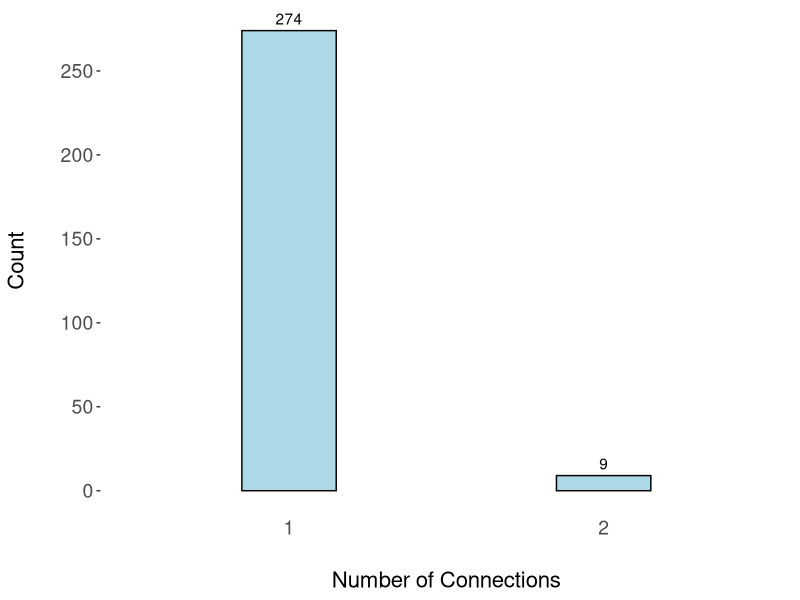
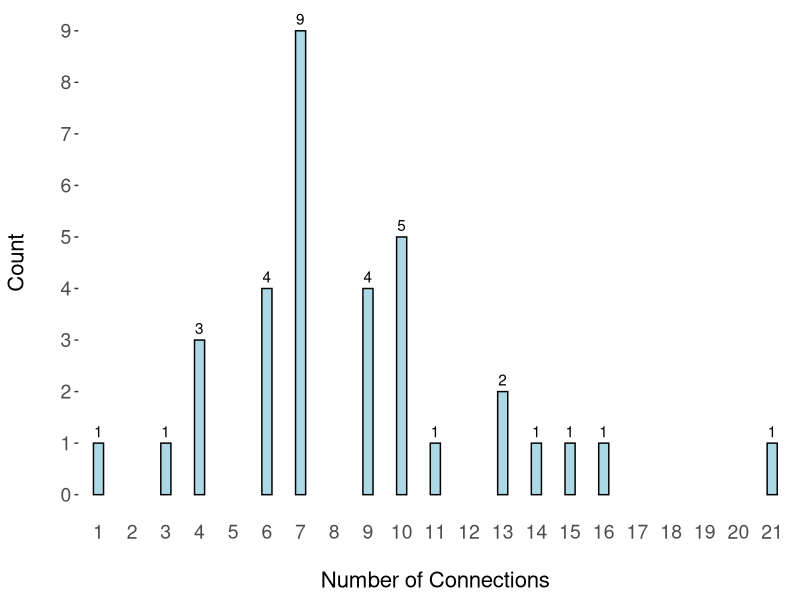

Source code (R) for these figures, in order:
# Load necessary libraries
library(ggplot2)

# Load the data
data <- read.csv("bipartite_dataset.csv")


data_filtered <- subset(data, edge == 1)

# Get the number of connections for each director
director_connections <- table(data_filtered$director)
director_connections_df <- data.frame(Director = names(director_connections), Connections = as.integer(director_connections))

# Get the number of connections for each company
company_connections <- table(data_filtered$company)
company_connections_df <- data.frame(Company = names(company_connections), Connections = as.integer(company_connections))

hist_directors <- ggplot(director_connections_df, aes(x = as.factor(Connections))) +
  geom_bar(color = "black", fill = "lightblue", width = 0.3) +
  geom_text(stat='count', aes(label=..count..), vjust=-0.5) +
  scale_x_discrete(breaks = seq(1, max(company_connections_df$Connections))) +
  scale_y_continuous(breaks = scales::pretty_breaks(n = 10)) +
  labs(x = "Number of Connections",
       y = "Count") +
  theme(axis.text.x = element_text(size = 14),
        axis.text.y = element_text(size = 14),
        axis.ticks.x = element_blank(),
        panel.grid.major = element_blank(),
        panel.grid.minor = element_blank(),
        axis.title.x = element_text(size = 16, margin = margin(t = 23)),
        axis.title.y = element_text(size = 16, margin = margin(r = 23)),
        panel.background = element_rect(fill = "white", color = "white"),
        plot.background = element_rect(fill = "white", color = "white"))

ggsave("distribution_of_director_connections.png", plot = hist_directors, width = 5, height = 5, dpi=300)


hist_company <- ggplot(company_connections_df, aes(x = as.factor(Connections))) +
  geom_bar(color = "black", fill = "lightblue", width = 0.3) +
  geom_text(stat='count', aes(label=..count..), vjust=-0.5) +
  scale_x_discrete(limits = as.character(1:max(company_connections_df$Connections))) +
  scale_y_continuous(breaks = scales::pretty_breaks(n = 10)) +
  labs(x = "Number of Connections",
       y = "Count") +
  theme(axis.text.x = element_text(size = 14),
        axis.text.y = element_text(size = 14),
        axis.ticks.x = element_blank(),
        panel.grid.major = element_blank(),
        panel.grid.minor = element_blank(),
        axis.title.x = element_text(size = 16, margin = margin(t = 20)),
        axis.title.y = element_text(size = 16, margin = margin(r = 23)),
        panel.background = element_rect(fill = "white", color = "white"),
        plot.background = element_rect(fill = "white", color = "white"))


ggsave("distribution_of_company_connections.png", plot = hist_company, width = 8, height = 5, dpi= 300)
